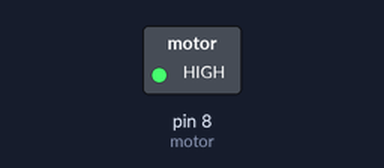
A sketch run on a simulated Arduino Uno, built with avr-gcc and run on an emulated ATmega328P. Shown: switched loads named in the sketch (green lamp = pin HIGH). Dashed ring = blinking.

Above: at 0.5 s.
Timing chart, 0 to 4.6 s (numbered marks = the images above):
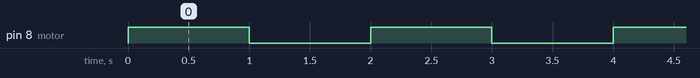

The sketch:

DC_motor.ino
```cpp
int motor = 8;  //motor turn-on trigger signal - active high:
void setup() {
  // put your setup code here, to run once:
pinMode(motor,OUTPUT); //define port attribute for output:
}

void loop() {
  // put your main code here, to run repeatedly:
digitalWrite(motor,HIGH); //motor On:
delay(1000); //ON for 1 second:
digitalWrite(motor,LOW); //motor Off:
delay(1000); //OFF for 1 second:
}
```

Measured:
- by itself, pin 8 (motor): alternates HIGH for 1.0 s and LOW for 1.0 s
